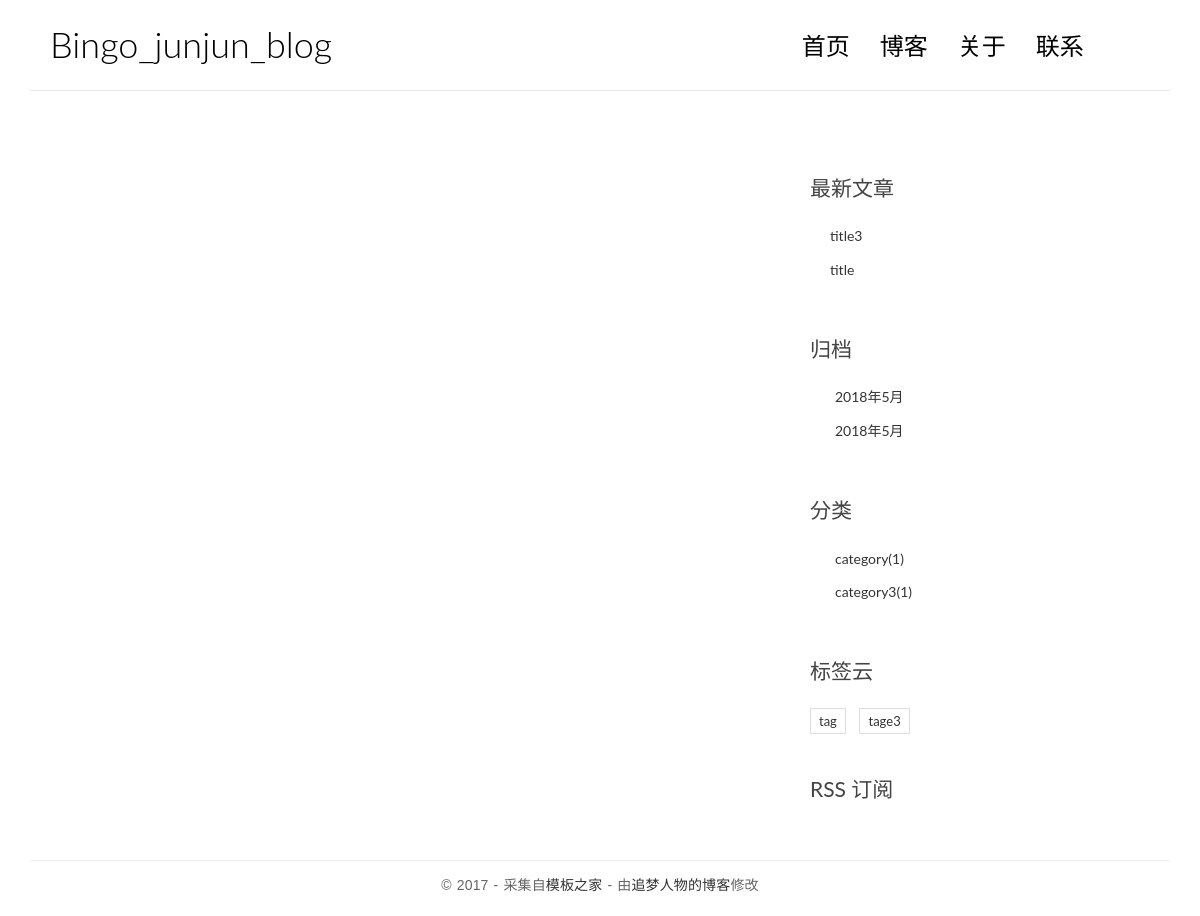
The page / on the database its author committed.
### blog/models.py (models this page shows, shortened)
class Post(models.Model):
    title = models.CharField(max_length=70)
    body = models.TextField()
    create_time = models.DateTimeField()
    modified_time = models.DateTimeField()
    excerpt = models.CharField(max_length=200, blank=True)
    category = models.ForeignKey(Category, on_delete=models.CASCADE,)
    tags = models.ManyToManyField(Tag, blank=True)
    author = models.ForeignKey(User, on_delete=models.CASCADE,)
    views = models.PositiveIntegerField(default=0)
    def get_absolute_url(self):
        return reverse('detail', kwargs={'pk': self.pk})
    class Meta:
        ordering = ['-create_time']

class Category(models.Model):
    name = models.CharField(max_length=100)

class Tag(models.Model):
    name = models.CharField(max_length=100)

### blog/views.py (the view)
# urls.py: url(r'^$', views.index, name='index'),
def index(request):
    post_list = Post.objects.all()
    paginator = Paginator(post_list, 10)
    page = request.GET.get('page')
    try:
        contacts = paginator.page(page)
    except PageNotAnInteger:
        contacts = paginator.page(1)
    except EmptyPage:
        contacts = paginator.page(paginator.num_pages)
    return render(request, 'blog/index.html', context={'post_list': contacts })

### blog/templatetags/blog_tags.py (called while the page is built)
@register.simple_tag
def get_recent_posts(num=5):
    return Post.objects.all().order_by('-create_time')[:num]

@register.simple_tag
def archives():
    return Post.objects.dates('create_time', 'day',  order='DESC')

@register.simple_tag
def get_category():
    return Category.objects.annotate(num_post=Count('post')).filter(num_post__gt=0)

@register.simple_tag
def get_tag():
    return Tag.objects.annotate(num_post=Count('post')).filter(num_post__gt=0)

### templates/blog/index.html (shortened to what this page needs)
{% extends "base.html" %}
{% load blog_tags %}

### templates/base.html (shortened to what this page needs)
{% load staticfiles %}
{% load blog_tags %}
<!DOCTYPE html>
<html>
<head>
    <link rel="stylesheet" href="{% static 'blog/css/bootstrap.min.css'%}">
    <link rel="stylesheet" href="http://code.ionicframework.com/ionicons/2.0.1/css/ionicons.min.css">
    <link rel="stylesheet" href="{% static 'blog/css/pace.css'%}">
    <link rel="stylesheet" href="{% static 'blog/css/custom.css'%}">
</head>
<body>
<div class="container">
    <header id="site-header">
        <div class="row">
            <div class="col-md-4 col-sm-5 col-xs-8">
                <div class="logo">
                    <h1><a href="{% url 'index' %}">Bingo_junjun_blog</a></h1>
                </div>
            </div>
            <div class="col-md-8 col-sm-7 col-xs-4">
                <nav class="main-nav" role="navigation">
                    <div class="collapse navbar-collapse" id="bs-example-navbar-collapse-1">
                        <ul class="nav navbar-nav navbar-right">
                            <li class="cl-effect-11"><a href="{% url 'index' %}" data-hover="首页">首页</a></li>
                            <li class="cl-effect-11"><a href="full-width.html" data-hover="博客">博客</a></li>
                            <li class="cl-effect-11"><a href="about.html" data-hover="关于">关于</a></li>
                            <li class="cl-effect-11"><a href="contact.html" data-hover="联系">联系</a></li>
                        </ul>
                    </div>
                </nav>
            </div>
        </div>
    </header>
</div>
<div class="content-body">
    <div class="container">
        <div class="row">
            <main class="col-md-8">
	    </main>
            <aside class="col-md-4">
                <div class="widget widget-recent-posts">
		{% get_recent_posts as recent_post_list %}
                    <h3 class="widget-title">最新文章</h3>
                    <ul>
			{% for post in recent_post_list %}
                        <li>
                            <a href="{{ post.get_absolute_url }}">{{ post.title }}</a>
                        </li>
			{% empty %}
			暂无文章！
			{% endfor %}
                    </ul>
                </div>
                <div class="widget widget-archives">
		{% archives as date_list %}
                    <h3 class="widget-title">归档</h3>
                    <ul>
			{% for date in date_list %}
                        <li>
                            <a href="{% url 'archives' date.year date.month %}">{{ date.year }}年{{ date.month }}月</a>
                        </li>
			{% empty %}
			暂无归档！
			{% endfor %}
                    </ul>
                </div>
                <div class="widget widget-category">
		{% get_category as category_list%}
                    <h3 class="widget-title">分类</h3>
                    <ul>
			{% for category in category_list %}
                        <li>
                            <a href="{% url 'category' category.pk %}">{{category.name}}<span class="post-count">({{category.num_post}})</span></a>
                        </li>
			{% empty %}
			暂无分类！
			{% endfor %}
                    </ul>
                </div>
                <div class="widget widget-tag-cloud">
                    <h3 class="widget-title">标签云</h3>
			{% get_tag as tag_list %}
                    <ul>
			{% for tag in tag_list %}
                        <li>
                            <a href="{% url 'tag' tag.pk %}">{{tag.name}}</a>
                        </li>
			{% endfor %}
                    </ul>
                </div>
                <div class="rss">
                    <a href=""> RSS 订阅</a>
                </div>
            </aside>
        </div>
    </div>
</div>
<footer id="site-footer">
    <div class="container">
        <div class="row">
            <div class="col-md-12">
                <p class="copyright">&copy 2017 - 采集自<a href="http://www.cssmoban.com/"
                                                        target="_blank" title="模板之家">模板之家</a>
                    - 由<a href="http://zmrenwu.com/" title="网页模板" target="_blank">追梦人物的博客</a>修改
                </p>
            </div>
        </div>
    </div>
</footer>
</body>
</html>

### blog/static/blog/css/custom.css (style rules this page uses)
* { outline: none; }
h1, h2, h3, h4, h5, h6 { margin-top: 0; }
a { color: #333; }
body { color: #444; font-family: 'Lato', sans-serif; }
p { font-family: 'Ubuntu', sans-serif; font-weight: 400; word-spacing: 1px; letter-spacing: 0.01em; }
#site-header { background-color: #FFF; padding: 25px 20px; margin-bottom: 40px; border-bottom: 1px solid #e7e7e7; }
.logo h1 a { color: #000; }
.logo h1 { margin: 0; font-family: 'Lato', sans-serif; font-weight: 300; }
.main-nav { margin-top: 11px; max-width: 95%; }
.main-nav a { color: #000000 !important; padding: 0 0 5px 0 !important; margin-right: 30px; font-family: 'Lato', sans-serif; font-weight: 300; font-size: 24px; }
.cl-effect-11 a { padding: 10px 0; color: #0972b4; text-shadow: none; }
.cl-effect-11 a::before { position: absolute; top: 0; left: 0; overflow: hidden; padding: 0 0 5px 0 !important; max-width: 0; border-bottom: 1px solid #000; color: #000; content: attr(data-hover); white-space: nowrap; -webkit-transition: max-width 0.5s; -moz-transition: max-width 0.5s; transition: max-width 0.5s; }
.content-body { padding-bottom: 4em; }
.widget { background: #fff; padding: 30px 0 0; }
.widget-title { font-size: 1.5em; margin-bottom: 20px; line-height: 1.6; padding: 10px 0 0; font-weight: 400; }
.widget-recent-posts ul { padding: 0; margin: 0; padding-left: 20px; }
.widget-recent-posts ul li { list-style-type: none; position: relative; line-height: 170%; margin-bottom: 10px; }
.widget-recent-posts ul li::before { content: '\f3d3'; font-family: "Ionicons"; position: absolute; left: -17px; top: 3px; font-size: 16px; color: #000; }
.widget-archives ul { padding: 0; margin: 0; padding-left: 25px; }
.widget-archives ul li { list-style-type: none; position: relative; line-height: 170%; margin-bottom: 10px; }
.widget-archives ul li::before { content: '\f3f3'; font-family: "Ionicons"; position: absolute; left: -25px; top: 1px; font-size: 16px; color: #000; }
.widget-category ul { padding: 0; margin: 0; padding-left: 25px; }
.widget-category ul li { list-style-type: none; position: relative; line-height: 170%; margin-bottom: 10px; }
.widget-category ul li::before { content: '\f3fe'; font-family: "Ionicons"; position: absolute; left: -25px; top: 1px; font-size: 18px; color: #000; }
.widget-tag-cloud ul { padding: 0; margin: 0; margin-right: -10px; }
.widget-tag-cloud ul li { list-style-type: none; font-size: 13px; display: inline-block; margin-right: 10px; margin-bottom: 10px; padding: 3px 8px; border: 1px solid #ddd; }
.rss { font-size: 21px; margin-top: 30px; }
.rss a { color: #444; }
#site-footer { padding-top: 10px; padding: 0 0 1.5em 0; }
.copyright { text-align: center; padding-top: 1em; margin: 0; border-top: 1px solid #eee; color: #666; }

### rows shown on the page
Post: title "title3"
Post: title "title"
Category: name "category", num_post "1"
Category: name "category3", num_post "1"
Tag: name "tag"
Tag: name "tage3"

### other values the page prints
{{ date.year }} "2018" "2018"
{{ date.month }} "5" "5"
